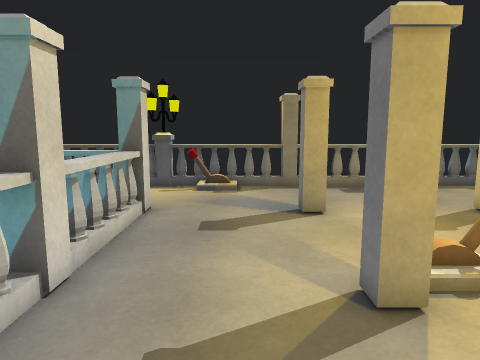
View 1 (above)

17 first-person views from a walk through a 3-D level made in the Unity game engine. The camera is 1.3 m above the floor, tilts 8° down and sees 70° across. The floor is counted in squares, 0.5 m on a side. Each view is taken from the middle of a square. On the plan, view 1 faces up. The plan holds only what a view shows up to about 20 squares ahead; the rest is blank. The place goes on beyond the plan. The player character is not drawn. Door leaves are left out, so doorways stand open.

View 2
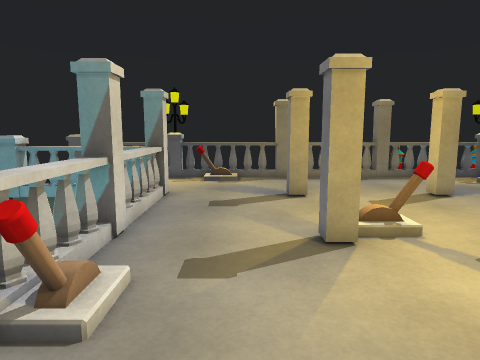

View 3
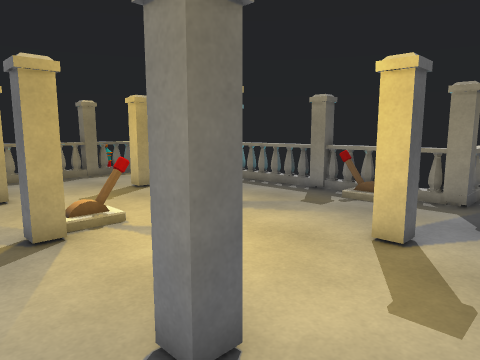

View 4
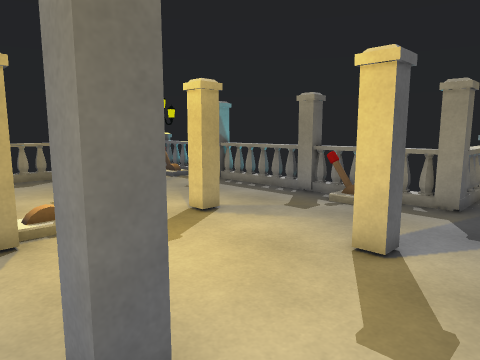

View 5
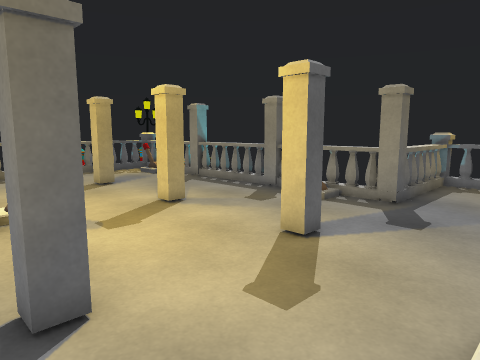

View 6
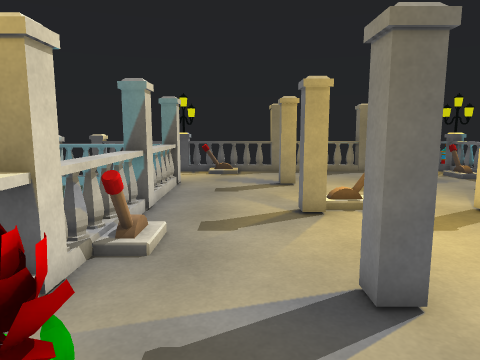

View 7
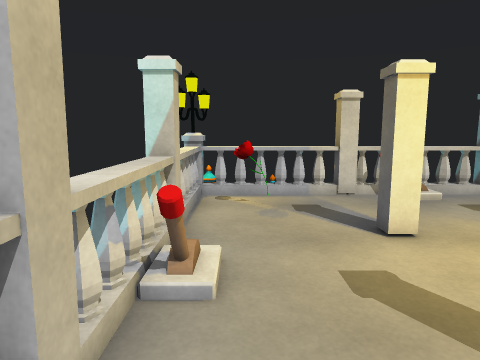

View 8
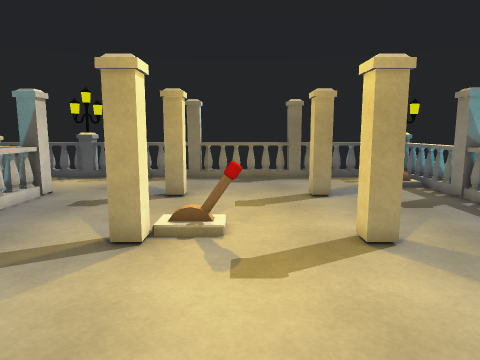

View 9
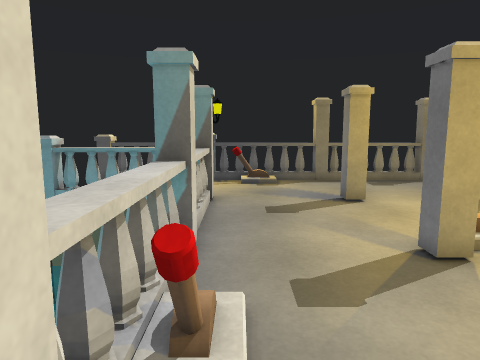

View 10
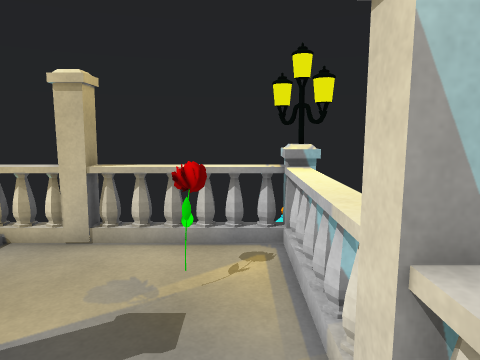

View 11
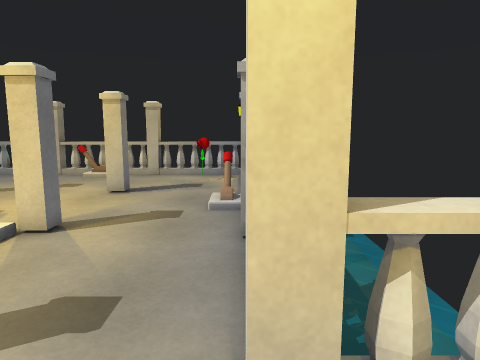

View 12
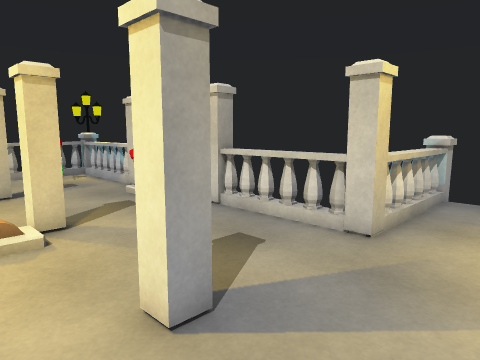

View 13
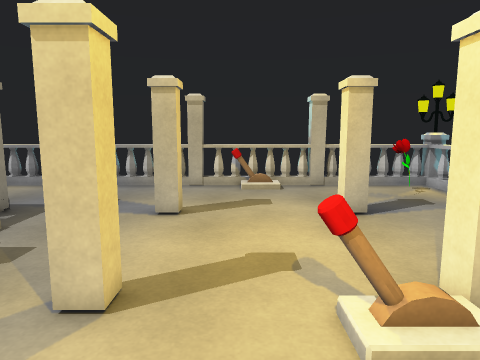

View 14
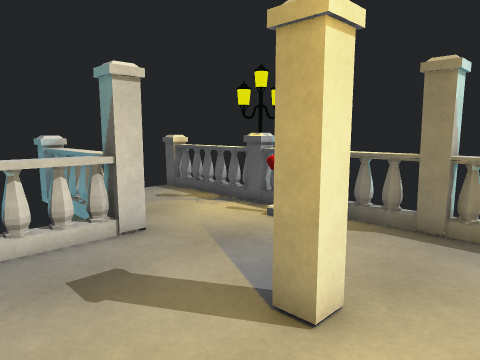

View 15
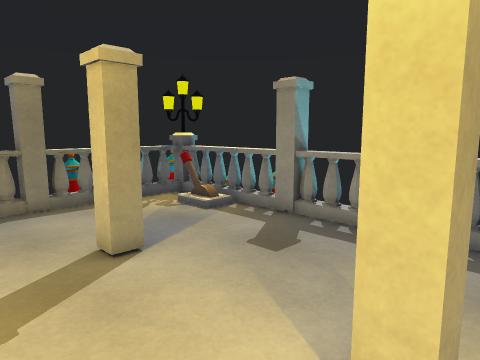

View 16
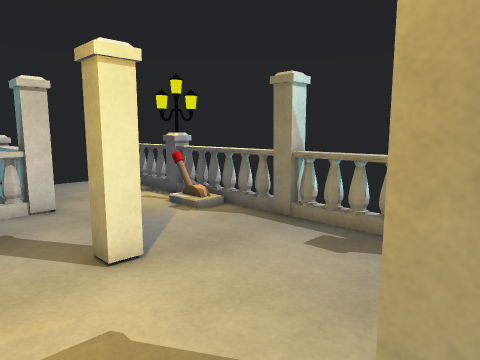

View 17
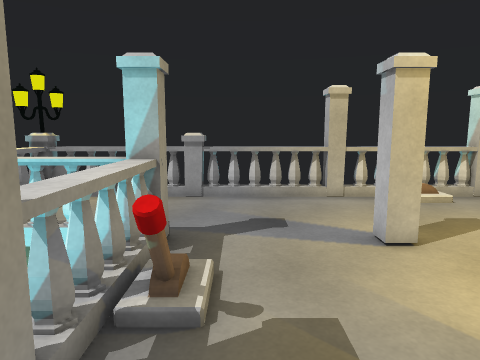

### Floor plan
Key: @ floor where view 1 was taken; # wall or solid block; x gap in a wall; . main floor; : floor 0.25 m higher than the main floor; / step, stairs or slope; D open door; ^ raised ledge; v drop or lower ground; L lever; O other object.
Columns run from 10 left of view 1 to 20 right of it. Each row starts with its distance up from view 1.
 17  #^^^^##^^^^##^^^^#^^^^^#
 16 v#    ##L   D     D     #vv
 15  ...........D.....D....L^
 14  ...........D.....D....:^
 13  ...........D.....D....:^
 12 v#    ##....D.....D.....x
 11 x^^^^^#DDDDDDDDDDDDDDDDDD
 10  v    ^^....D.....D.....xv
  9       ^^....D.....D.....x
  8       ^^....D.....D.....x
  7       ^^....D.....D.....x
  6       ##....D/ L..D.....x
  5       #DDDDDDDDDDDDDDDDDD
  4 vv vv ^^....D.....D.....x
  3 v  vv ^^/...D.....D....L^
  2   vv  ^^/...D.....D....:^
  1   vv  ^LL...D.....D....:^
  0  vv   ##..@.D.....D.....x
 -1  vv   #DDDDDDDDDDDDDDDDDD^^^^^^
 -2 vvv   ^^....D.....D...........^
 -3 vv   v^^....D.....D...........^
 -4 vv    ^^.O..D.....D..........
 -5 vv    ^^.O..D.....D.........  ^
 -6      v^^....D.. L.D.......... ^
 -7      v##^^^^#^^^^^#^^^^^#^^^^^#

Where each view was taken, in squares from view 1:
view 1: 0 up, 0 right, facing up
view 2: 3 down, 0 right, facing up
view 3: 4 down, 0 right, facing up-right
view 4: 4 down, 1 right, facing up-right
view 5: 6 down, 1 right, facing up-right
view 6: 6 down, 0 right, facing up
view 7: 5 down, 11 right, facing left
view 8: 3 down, 5 right, facing up
view 9: 2 down, 2 left, facing up
view 10: 2 up, 2 left, facing down
view 11: 14 up, 3 left, facing down
view 12: 15 up, 5 right, facing down-left
view 13: 10 up, 6 right, facing down
view 14: 7 up, 5 right, facing up-left
view 15: 4 up, 5 right, facing up-right
view 16: 8 up, 9 right, facing up-left
view 17: 7 up, 12 right, facing down
